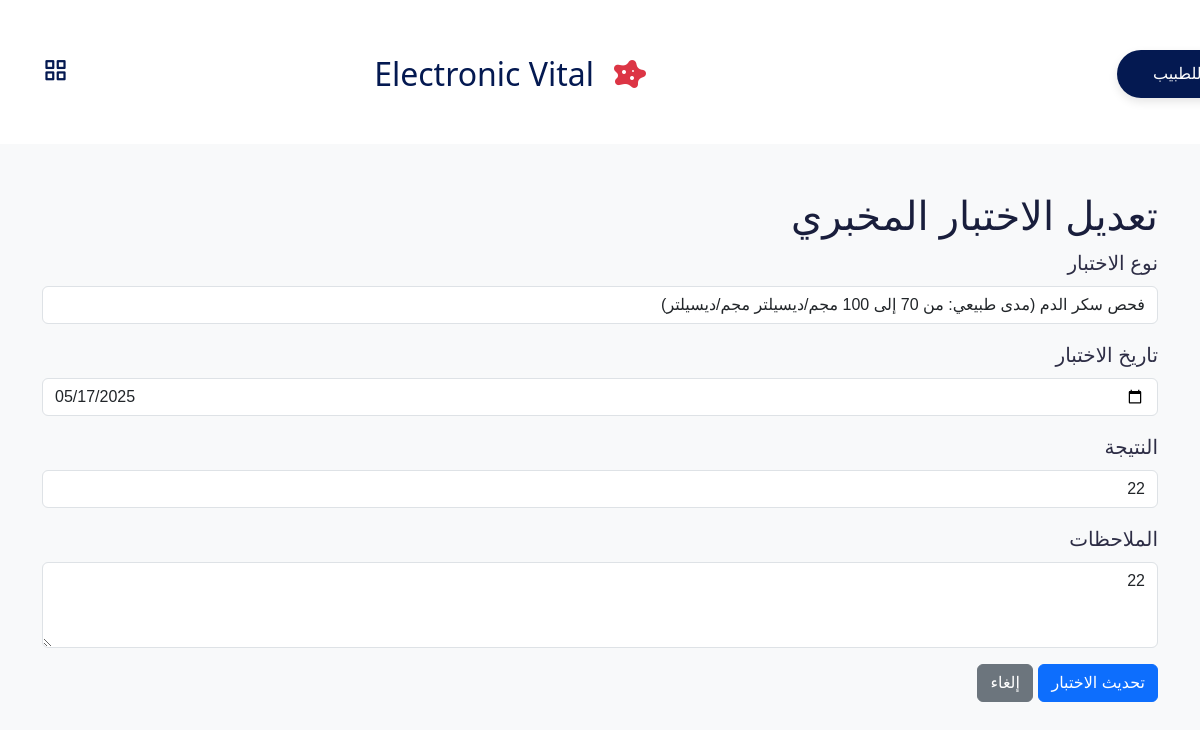
/edit_labtest.php?id=16&patient_id=3 (signed in), run on the app's committed database.
### tables this page shows
CREATE TABLE `labtests` (
  `test_id` int NOT NULL,
  `patient_id` int DEFAULT NULL,
  `doctor_id` int DEFAULT NULL,
  `test_date` date NOT NULL,
  `result` text,
  `test_type_id` int NOT NULL,
  `notes` text NOT NULL
);

CREATE TABLE `labtesttypes` (
  `test_type_id` int NOT NULL,
  `test_name` varchar(255) NOT NULL,
  `description` text,
  `normal_range` varchar(255) DEFAULT NULL,
  `unit` varchar(50) DEFAULT NULL
);

### edit_labtest.php (the view, shortened to what this page needs)
<?php
include 'db.php';
$test_id = $_GET['id'];
$patient_id = $_GET['patient_id'];
$doctor_id = $_SESSION['doctor_id'];
$check_sql = "SELECT l.*, lt.test_name, lt.description, lt.normal_range, lt.unit
              FROM labtests l
              JOIN labtesttypes lt ON l.test_type_id = lt.test_type_id
              JOIN patient_doctors pd ON l.patient_id = pd.patient_id
              WHERE l.test_id = ? AND pd.doctor_id = ?";
$check_stmt = $conn->prepare($check_sql);
$check_stmt->bind_param("ii", $test_id, $doctor_id);
$check_stmt->execute();
$result = $check_stmt->get_result();
$test = $result->fetch_assoc();
$sql_test_types = "SELECT * FROM labtesttypes";
$test_types_result = $conn->query($sql_test_types);
?>
<!DOCTYPE html>
<html lang="ar" dir="rtl">
<head>
    <link href="https://cdn.jsdelivr.net/npm/bootstrap@5.2.0-beta1/dist/css/bootstrap.min.css" rel="stylesheet">
</head>
<body class="bg-light">
    <?php include 'navbar.php'; ?>
    <div class="container mt-5">
        <h1>تعديل الاختبار المخبري</h1>
        <form method="POST" action="">
            <div class="mb-3">
                <label for="test_type" class="form-label">نوع الاختبار</label>
                <select class="form-control" id="test_type" name="test_type" required>
                    <?php while($row = $test_types_result->fetch_assoc()): ?>
                        <option value="<?php echo $row['test_type_id']; ?>" <?php echo ($row['test_type_id'] == $test['test_type_id']) ? 'selected' : ''; ?>>
                            <?php echo $row['test_name']; ?>
                            <?php if ($row['normal_range']): ?>
                                (مدى طبيعي: <?php echo $row['normal_range']; ?> <?php echo $row['unit']; ?>)
                            <?php endif; ?>
                        </option>
                    <?php endwhile; ?>
                </select>
            </div>
            <div class="mb-3">
                <label for="test_date" class="form-label">تاريخ الاختبار</label>
                <input type="date" class="form-control" id="test_date" name="test_date" value="<?php echo $test['test_date']; ?>" required>
            </div>
            <div class="mb-3">
                <label for="result" class="form-label">النتيجة</label>
                <input type="text" class="form-control" id="result" name="result" value="<?php echo $test['result']; ?>" required>
            </div>
            <div class="mb-3">
                <label for="notes" class="form-label">الملاحظات</label>
                <textarea class="form-control" id="notes" name="notes" rows="3"><?php echo $test['notes']; ?></textarea>
            </div>
            <button type="submit" class="btn btn-primary">تحديث الاختبار</button>
            <a href="view_patient.php?patient_id=<?php echo $patient_id; ?>" class="btn btn-secondary">إلغاء</a>
        </form>
    </div>
</body>
</html>

### css/styles.css (style rules this page uses)
:root { --header-height: 3rem; --first-color: #482ef9; --first-color-shape: #467aec; --title-color: #191e3c; --text-color: #2d2d45; --body-color: #f4f6f9; --container-color: #fff; --title-color-dark: #f7fbfc; --text-color-dark: #8b9bb0; --container-color-dark: #041951; --body-font: "Poppins", sans-serif; --big-font-size: 1.5rem; --normal-font-size: 0.938rem; --small-font-size: 0.813rem; --z-fixed: 1000000; --sidebar-width: 250px; }
@media screen and (min-width: 968px) { :root { --big-font-size: 2rem; --normal-font-size: 1rem; --small-font-size: 0.875rem; --sidebar-width: 300px; } }
* { box-sizing: border-box; margin: 0; font-family: 'Changa', sans-serif; }
html { scroll-behavior: smooth; overflow-x: hidden; }
body { font-size: var(--normal-font-size); font-size: 20px; color: var(--text-color); background-color: var(--body-color); overflow-x: hidden; }
h1, h2, h3 { color: var(--title-color); }
a { text-decoration: none; }
@media screen and (min-width: 1024px) { .container { margin-left: auto; margin-right: auto; } }

### data on the page
labtests: test_type "فحص سكر الدم (مدى طبيعي: من 70 إلى 100 مجم/ديسيلتر مجم/ديسيلتر)", test_date "05/17/2025", result "22", notes "22"
